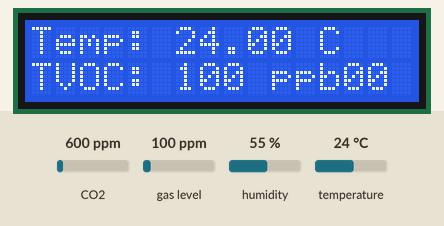
The sketch below on a simulated Arduino Uno, built with avr-gcc and run on an emulated ATmega328P. On the bench: 16×2 character LCD. The inputs (shaded band) are chosen by the test bench; at power-on: gas level 100 ppm, CO2 600 ppm, temperature 24 °C, humidity 55 %. What the sketch prints to the serial monitor is not drawn.

Above: at 1.2 s.
1.3 s: gas level set to 20 ppm
At 3.3 s:
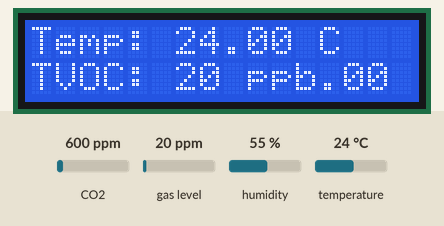
4.1 s: CO2 set to 1050 ppm
At 5.4 s:
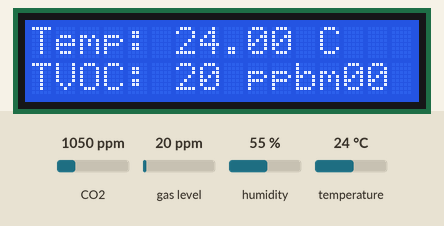
6.9 s: temperature set to 12 °C
At 9.6 s:
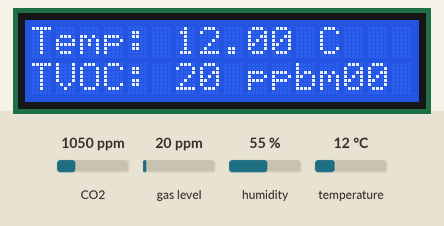
9.9 s: temperature set to 19 °C
At 11.8 s:
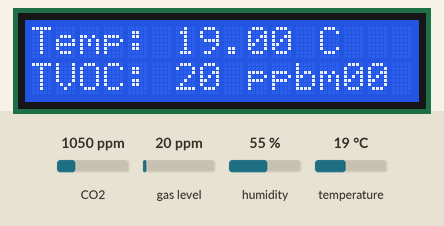
12.7 s: CO2 set to 452 ppm
At 16.0 s:
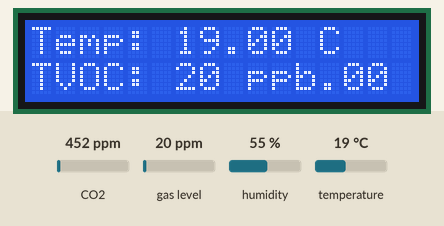
18.8 s: CO2 set to 1700 ppm
At 20.3 s:
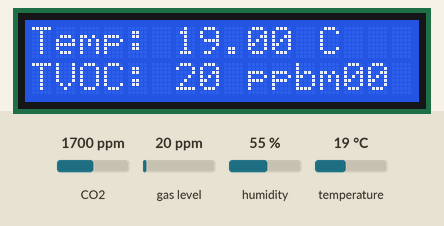
Timing chart, 0 to 21.8 s (numbered marks = the images above; inputs shaded):
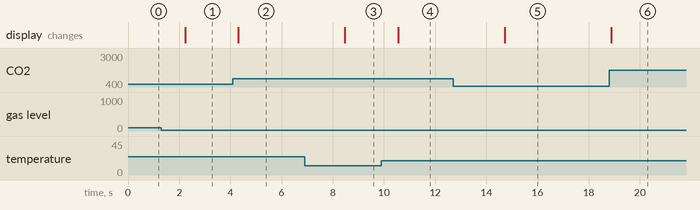

The sketch:

sketch_dec27c.ino
```cpp
#include <Wire.h>
#include <LiquidCrystal_PCF8574.h>
#include <Adafruit_SGP30.h>
#include <DHT.h>

// Pin configuration
#define LCD_ADDRESS 0x27 // I2C address of your LCD
#define DHTPIN 4          // Digital pin connected to the DHT sensor
#define DHTTYPE DHT11     // DHT sensor type (DHT11 or DHT22)
#define SGP30_ADDRESS 0x58 // I2C address of SGP30

// Create objects
LiquidCrystal_PCF8574 lcd;
DHT dht(DHTPIN, DHTTYPE);
Adafruit_SGP30 sgp;

void setup() {
  Serial.begin(115200);
  lcd.begin(16, 2); // Initialize the LCD
  lcd.setBacklight(255);

  Serial.println("Initializing DHT sensor...");
  dht.begin();

  Serial.println("Initializing SGP30 sensor...");
  unsigned long startTime = millis();
  while (!sgp.begin()) {
    if (millis() - startTime > 5000) {
      Serial.println("Error: SGP30 sensor not found");
      break;
    }
    delay(500);
  }

  Serial.println("Sensor initialization complete");
}

void loop() {
  // Read temperature and humidity from DHT sensor
  float temperature = dht.readTemperature();
  float humidity = dht.readHumidity();

  // Display temperature and humidity on LCD
  lcd.clear();
  lcd.setCursor(0, 0);
  lcd.print("Temp: ");
  lcd.print(temperature);
  lcd.print(" C");

  lcd.setCursor(0, 1);
  lcd.print("Humidity: ");
  lcd.print(humidity);
  lcd.print(" %");

  // Read CO2 and TVOC from SGP30 sensor
  if (sgp.IAQmeasure()) {
    lcd.setCursor(0, 2);
    lcd.print("CO2: ");
    lcd.print(sgp.eCO2);
    lcd.print(" ppm");

    lcd.setCursor(0, 3);
    lcd.print("TVOC: ");
    lcd.print(sgp.TVOC);
    lcd.print(" ppb");
  } else {
    Serial.println("Error reading SGP30 sensor");
  }

  delay(2000); // Update every 2 seconds
}
```

Measured:
- after the input at 1.3 s, the display: changes after 0.93 s (image 1)
- after the input at 4.1 s, the display: changes after 0.21 s (image 2)
- after the input at 6.9 s, the display: changes after 1.6 s (image 3)
- after the input at 9.9 s, the display: changes after 0.66 s (image 4)
- after the input at 12.7 s, the display: changes after 2.0 s (image 5)
- after the input at 18.8 s, the display: changes after 0.08 s (image 6)
